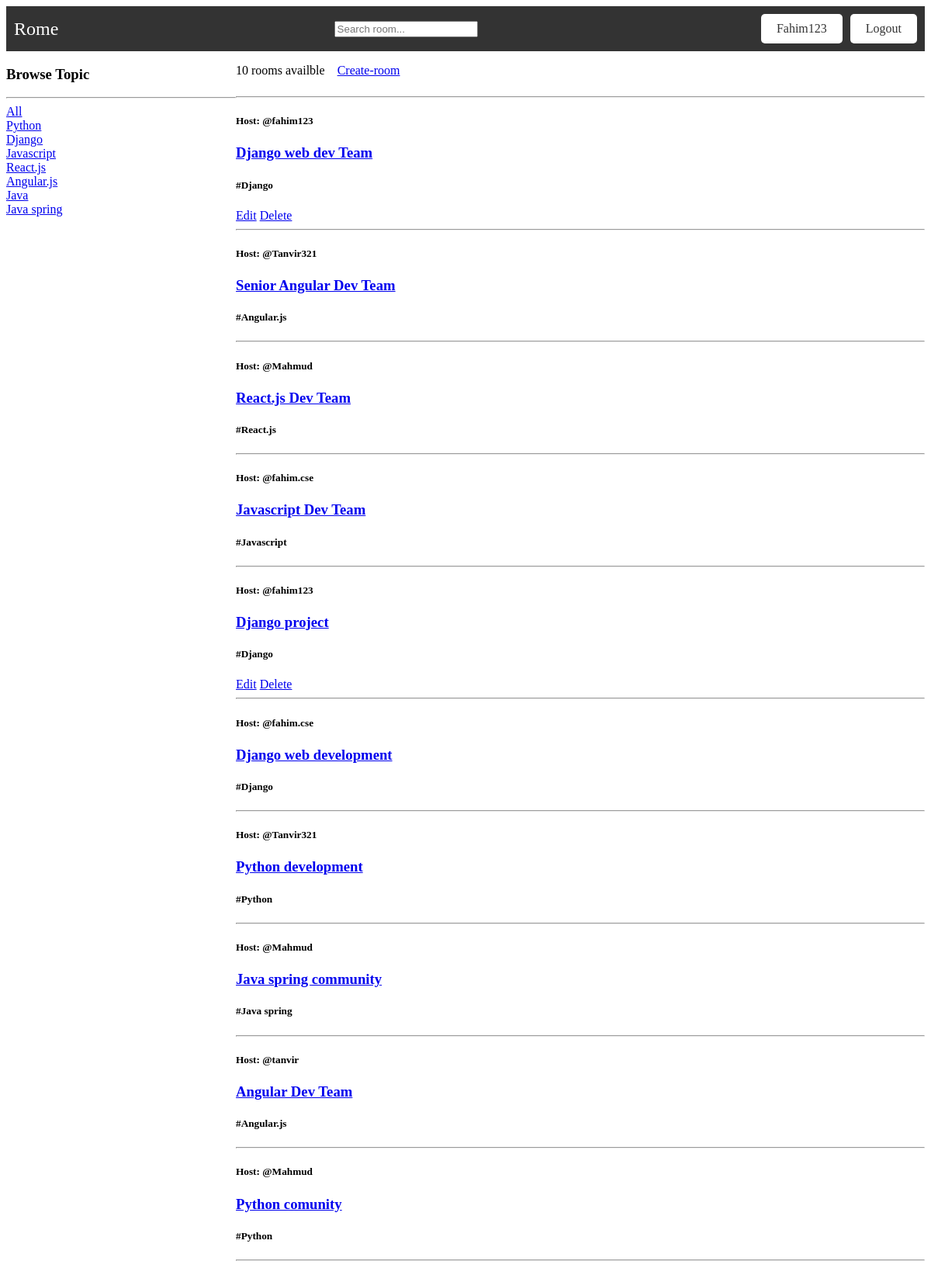
The app's page /room/ (signed in) with its own data.
### main/models.py (models this page shows, shortened)
class Topic(models.Model):
    name = models.CharField(max_length=100)
    def __str__(self):
        return self.name

class RoomDatabase(models.Model):
    host = models.ForeignKey(User, on_delete=models.SET_NULL, null=True)
    topic = models.ForeignKey(Topic, on_delete=models.SET_NULL, null=True)
    name = models.CharField(max_length=100)
    description = models.TextField(null=True, blank=True)
    updated = models.DateTimeField(auto_now=True)
    created = models.DateTimeField(auto_now_add=True)
    class Meta:
        ordering = ['-updated', '-created']

### main/views.py (the view)
# urls.py: path('room/', views.room, name='room'),
@login_required(login_url='login')
def room(request):
    q = request.GET.get('q') if request.GET.get('q') != None else ''
    rooms = RoomDatabase.objects.filter(
        Q(topic__name__icontains=q) |
        Q(name__icontains=q) |
        Q(description__icontains=q)
    )
    topics = Topic.objects.all()
    room_count = rooms.count()
    dic = {
        "rooms": rooms,
        "topics": topics,
        "room_count": room_count,
    }
    return render(request, 'home/room.html', context=dic)

### templates/home/room.html (shortened to what this page needs)
{%extends 'home/layout.html'%}
{%block content%}
<div class="home_container">
    <div>
        <h3>Browse Topic</h3>
        <hr>
        <div>
            <a href="{%url 'room'%}">All</a>
        </div>
        {%for topic in topics%}
            <div>
                <a href="{%url 'room'%}?q={{topic.name}}">{{topic.name}}</a>
            </div>
        {%endfor%}
    </div>
    <div>
        <div class="top_portion">
            <p>{{room_count}} rooms availble</p>
            <a href="{%url 'create-room'%}">Create-room</a>
        </div>
        <hr>
        {%for room in rooms%}
            <h5>Host: @{{room.host}}</h5>
            <h3><a href="{% url 'room_dynamic_route' room.id %}">{{room.name}}</a></h3>
            <h5>#{{room.topic}}</h5>
            {%if request.user == room.host %}
            <a href="{%url 'update-room' room.id%}">Edit</a>
            <a href="{%url 'delete-room' room.id%}">Delete</a>
            {% endif %}
            <hr>
        {%endfor%}
    </div>
</div>
{%endblock content%}

### templates/home/navbar.html
  <nav>
    <div class="logo">
      <a href="{%url 'room'%}">Rome</a>
    </div>
    <div>
      <form method="GET" action="{%url 'room'%}">
        <input type="text" name="q" placeholder="Search room..."/>
      </form>
    </div>
    <div class="buttons">
      {%if request.user.is_authenticated%}
      <a href="#" class="signup-btn">{{request.user.username | capfirst}}</a>
      <a href="{%url 'logout'%}" class="signin-btn">Logout</a>
      {%else%}
      <a href="{%url 'signup'%}" class="signup-btn">Sign-up</a>
      <a href="{%url 'login'%}" class="signin-btn">Sign In</a>
      {%endif%}
    </div>
  </nav>

### static/home/navbar.css (style rules this page uses)
nav { display: flex; justify-content: space-between; align-items: center; background-color: #333; padding: 10px; color: #fff; }
.logo a { color: #fff; font-size: 24px; text-decoration: none; }
.buttons { display: flex; }
.signup-btn, .signin-btn { display: inline-block; background-color: #fff; color: #333; padding: 10px 20px; margin-left: 10px; text-decoration: none; border-radius: 5px; }

### templates/home/room.html (style rules this page uses)
.home_container { display: grid; grid-template-columns: 1fr 3fr; }
.top_portion { display: flex; align-items: center; }
.top_portion p { margin-right: 1rem; }

### records on screen
Topic: name "Python"
Topic: name "Django"
Topic: name "Javascript"
Topic: name "React.js"
Topic: name "Angular.js"
Topic: name "Java"
Topic: name "Java spring"
RoomDatabase: host "fahim123", name "Django web dev Team", topic "Django", shows "Edit"
RoomDatabase: host "Tanvir321", name "Senior Angular Dev Team", topic "Angular.js"
RoomDatabase: host "Mahmud", name "React.js Dev Team", topic "React.js"
RoomDatabase: host "fahim.cse", name "Javascript Dev Team", topic "Javascript"
RoomDatabase: host "fahim123", name "Django project", topic "Django", shows "Edit"
RoomDatabase: host "fahim.cse", name "Django web development", topic "Django"
RoomDatabase: host "Tanvir321", name "Python development", topic "Python"
RoomDatabase: host "Mahmud", name "Java spring community", topic "Java spring"
RoomDatabase: host "tanvir", name "Angular Dev Team", topic "Angular.js"
RoomDatabase: host "Mahmud", name "Python comunity", topic "Python"

### other values on screen
{{ request.user.username | capfirst }} "Fahim123"
{{ room_count }} "10"
